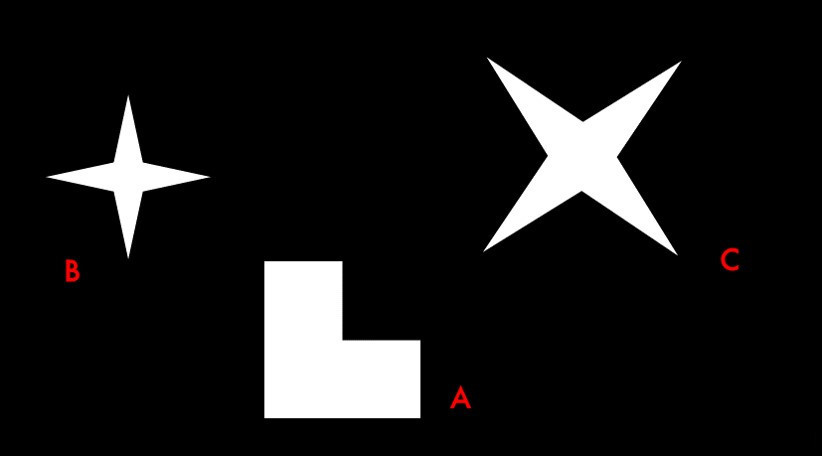
#> input picture 1_image_detection/res/shapes.jpg, 822 x 456 px
$ python 02-matchShapes.py
#> lines starting #> are read from the running program, lines starting #| are printed output that depends on the picture; after the words box and inside, x2 and y2 are one past the last pixel; in counts of white or black regions, pixels touching at a corner belong together; long printed decimals are rounded
### 1_image_detection/utils.py
import os


def absPath(res):
    return os.path.join(os.path.dirname(__file__), "res", res)

### 1_image_detection/02-matchShapes.py
# opencv 物体外形相似度匹配 cv.matchShapes函数使用
# https://www.cnblogs.com/wojianxin/p/12605552.html

# opencv中 cv.matchShapes() 可以检测两个形状之间的相似度，返回值越小，越相似

import numpy as np
import cv2 as cv
from utils import absPath

img = cv.imread(absPath('shapes.jpg'), 0)
#> img: shape (456, 822); min 0, max 255, mean 25
_, thresh = cv.threshold(img, 0, 255, cv.THRESH_BINARY + cv.THRESH_OTSU)
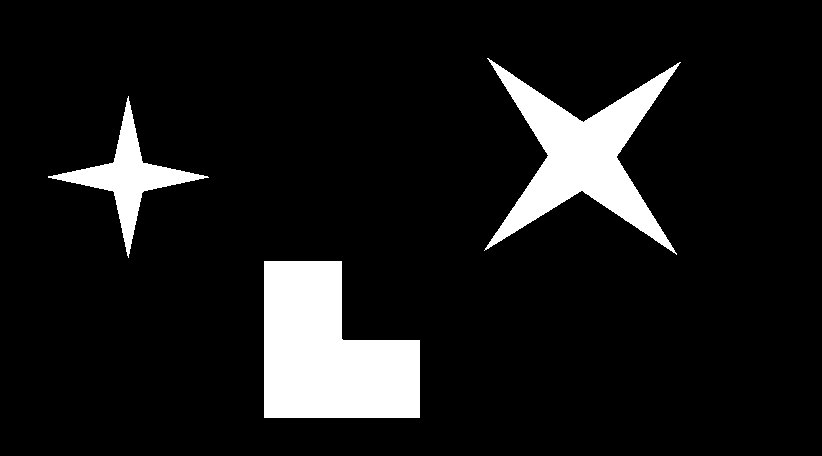
#> thresh: shape (456, 822); 9.8% white; 3 white regions

contours, hierarchy = cv.findContours(thresh, 3, 2)
#> contours = 3 contours; box (x1, y1, x2, y2) and area: (264, 261, 420, 418) 18020, (484, 58, 681, 255) 13060, (48, 96, 209, 258) 4551
img_color = cv.cvtColor(thresh, cv.COLOR_GRAY2BGR)  # 用于绘制的彩色图
#> img_color: shape (456, 822, 3); 9.8% white; 3 white regions, box (x1, y1, x2, y2) and area: (264, 261, 420, 418) 18331, (484, 58, 681, 255) 13446, (48, 96, 209, 258) 4815

cnt_a, cnt_b, cnt_c = contours[0], contours[1], contours[2]
#> cnt_a = [[264, 261], [264, 417], [419, 417], [419, 340], [343, 340], [341, 338], [341, 261]]; cnt_b = contour of 228 points, box (x1, y1, x2, y2) (48, 96, 209, 258), area 4551; cnt_c = contour of 547 points, box (x1, y1, x2, y2) (484, 58, 681, 255), area 13060
cv.drawContours(img_color, [cnt_a], 0, [255, 0, 0], 2)
cv.drawContours(img_color, [cnt_b], 0, [0, 255, 0], 2)
cv.drawContours(img_color, [cnt_c], 0, [0, 0, 255], 2)
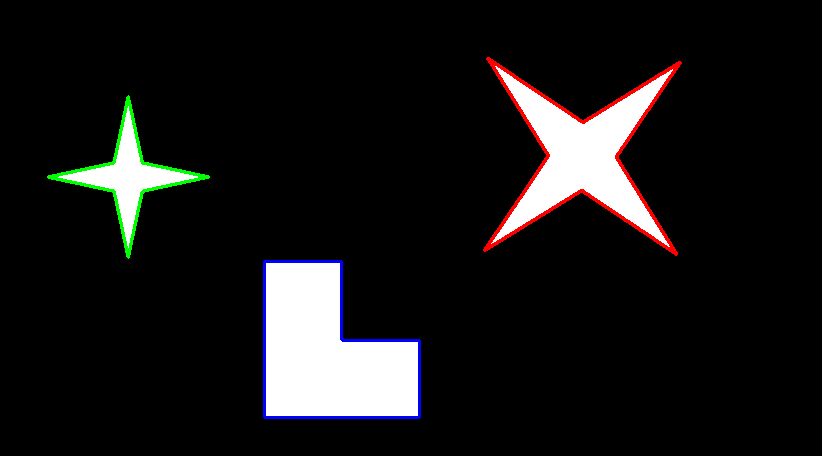
#> img_color: shape (456, 822, 3); mean B, G, R 23.2, 23.1, 24.2

# 参数3：匹配方法；参数4：opencv预留参数
print('b,b = ', cv.matchShapes(cnt_b, cnt_b, 1, 0.0))  # 0.0
#| b,b =  0.0
print('b,c = ', cv.matchShapes(cnt_b, cnt_c, 1, 0.0))  # 2.17e-05
#| b,c =  6.936364488674407e-05
print('b,a = ', cv.matchShapes(cnt_b, cnt_a, 1, 0.0))  # 0.418
#| b,a =  0.4181

cv.imshow('result', img_color)
cv.waitKey(0)
cv.destroyAllWindows()

$ run again, with 1_image_detection/res/abc.png saved as 1_image_detection/res/shapes.jpg
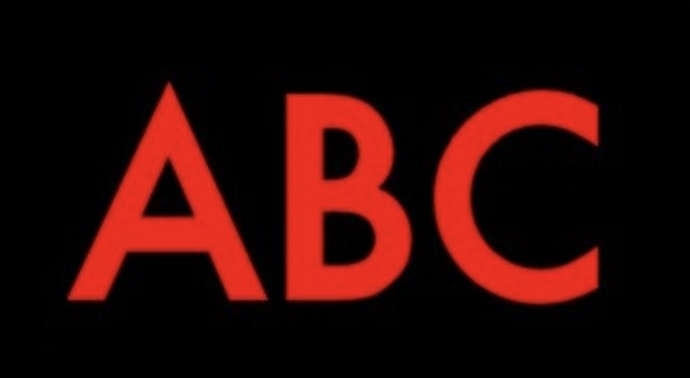
#> input picture 1_image_detection/res/abc.png, 690 x 378 px
#> `_, thresh = cv.threshold(img, 0, 255, cv.THRESH_BINARY + cv.THRESH_OTSU)`:
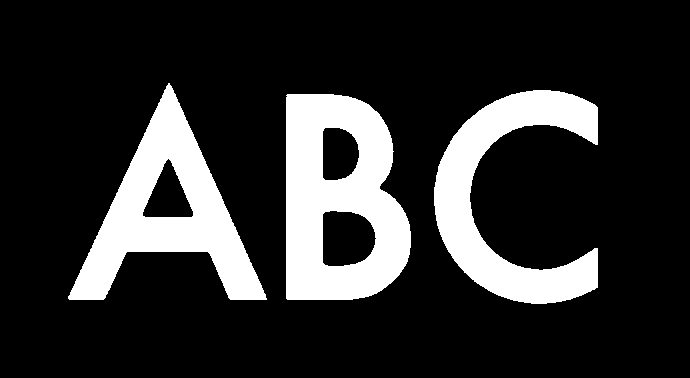
#> thresh: shape (378, 690); 18.2% white; 3 white regions
#> contours = 6 contours; box (x1, y1, x2, y2) and area: (286, 94, 411, 300) 21620, (68, 83, 267, 300) 16754, (434, 90, 598, 304) 13694, (322, 210, 377, 267) 2557, (142, 158, 194, 218) 1708, (322, 127, 360, 181) 1674
#> cnt_a = contour of 137 points, box (x1, y1, x2, y2) (286, 94, 411, 300), area 21620; cnt_b = contour of 55 points, box (x1, y1, x2, y2) (322, 210, 377, 267), area 2557; cnt_c = contour of 46 points, box (x1, y1, x2, y2) (322, 127, 360, 181), area 1674
#> `cv.drawContours(img_color, [cnt_c], 0, [0, 0, 255], 2)`:
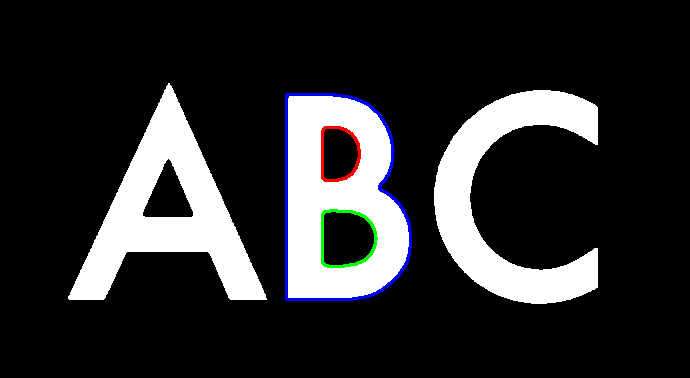
#> img_color: shape (378, 690, 3); mean B, G, R 46.3, 45, 44.9
#| b,b =  0.0
#| b,c =  0.2457
#| b,a =  0.4309
